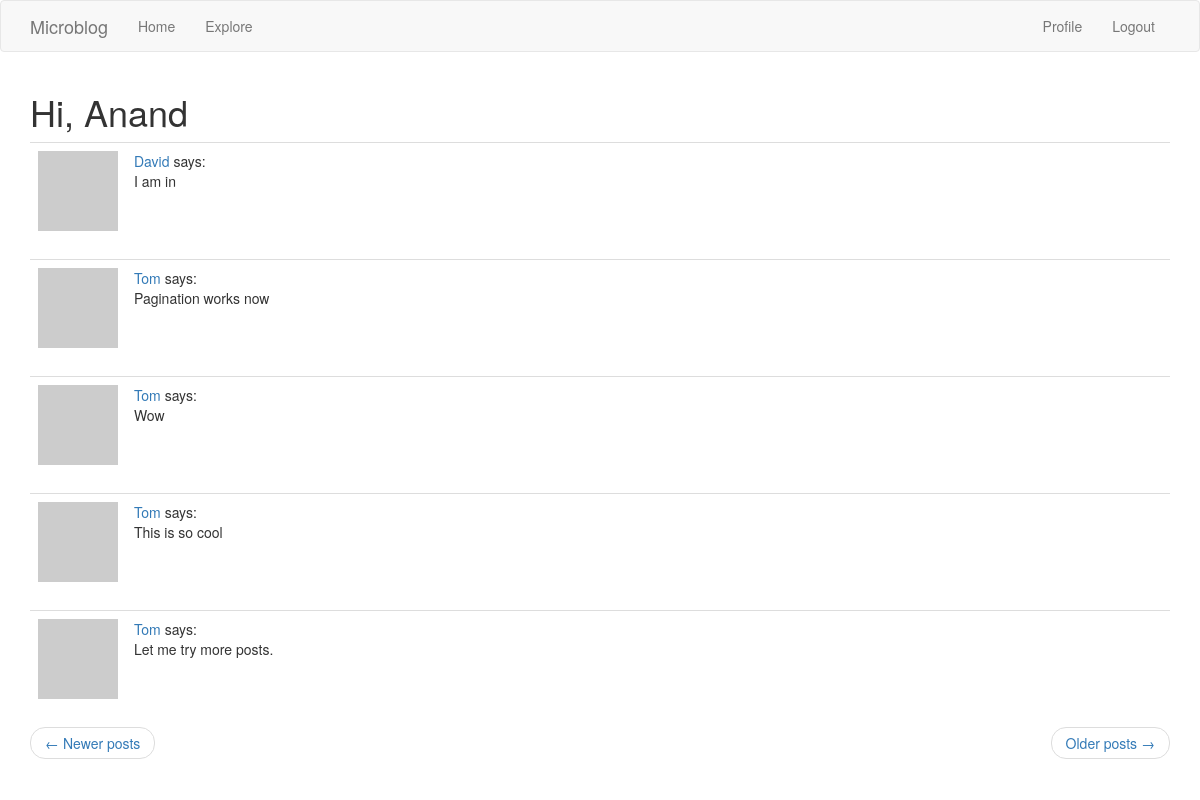
The page /explore?page=2 (signed in) on the database its author committed.
### application/models.py (models this page shows, shortened)
class User(UserMixin, db.Model):
    id = db.Column(
        db.Integer,
        primary_key = True
    )
    username = db.Column(
        db.String(120),
        index=True,
        unique=True
    )
    email = db.Column(
        db.String(120),
        index=True,
        unique=True
    )
    password_hash = db.Column(
        db.String(128)
    )
    posts = db.relationship(
        'Post',
        backref = 'author',
        lazy = 'dynamic'
    )
    about_me = db.Column(
        db.String(140)
    )
    last_seen = db.Column(
        db.DateTime,
        default=datetime.utcnow
    )
    followed = db.relationship(
        'User',
        secondary='followers',
        primaryjoin=(
            followers.c.follower_id == id
        ),
        secondaryjoin=(
            followers.c.followed_id == id
        ),
        backref=(
            db.backref(
                'followers',
                lazy='dynamic'
            )
        ),
        lazy='dynamic'
    )
    def avatar(self, size):
        digest = md5(self.email.lower().encode('utf-8')).hexdigest()
        return 'https://www.gravatar.com/avatar/{}?d=identicon&s={}'.format(digest,size)

class Post(db.Model):
    id = db.Column(
        db.Integer,
        primary_key=True
    )
    body = db.Column(
        db.String(140)
    )
    timestamp = db.Column(
        db.DateTime,
        index=True,
        default=datetime.utcnow
    )
    user_id = db.Column(
        db.Integer,
        db.ForeignKey('user.id')
    )

### application/routes.py (the view)
@app.route('/explore')
@login_required
def explore():
    page = request.args.get('page', 1, type=int)
    posts = Post.query.order_by(Post.timestamp.desc()).paginate(
        page, app.config['POSTS_PER_PAGE'], False
    )
    if posts.has_next:
        next_url = url_for('explore', page=posts.next_num)
    else:
        next_url = None
    if posts.has_prev:
        prev_url = url_for('explore', page=posts.prev_num)
    else:
        prev_url = None
    return render_template('index.html', title='Explore', posts=posts.items,
        next_url=next_url,
        prev_url=prev_url
    )

### application/models.py (called while the page is built)
@login.user_loader
def load_user(id):
    return User.query.get(int(id))

### application/routes.py (called while the page is built)
@app.before_request
def before_request():
    if current_user.is_authenticated:
        current_user.last_seen = datetime.utcnow()
        db.session.commit()

### application/templates/index.html (shortened to what this page needs)
{% extends 'base.html' %}
{% import 'bootstrap/wtf.html' as wtf %}
{% block app_content %}
    <h1>
        Hi, {{ current_user.username }}
    </h1>
    {% for post in posts %}
        {% include '_post.html' %}
    {% endfor %}
    {% include '_paginate.html' %}
{% endblock app_content %}

### application/templates/_post.html
<table class="table table-hover">
    <tr>
        <td width="70px">
            <a href="{{ url_for('user', username=post.author.username) }}">
                <img src="{{ post.author.avatar(70) }}">
            </a>
        </td>
        <td>
            <a href="{{ url_for('user', username=post.author.username) }}">
                {{ post.author.username }}
            </a> says: <br> {{ post.body }}
        </td>
    </tr>
</table>

### rows shown on the page
User: username "Anand"
Post: author.username "David", body "I am in"
Post: author.username "Tom", body "Pagination works now"
Post: author.username "Tom", body "Wow"
Post: author.username "Tom", body "This is so cool"
Post: author.username "Tom", body "Let me try more posts."
